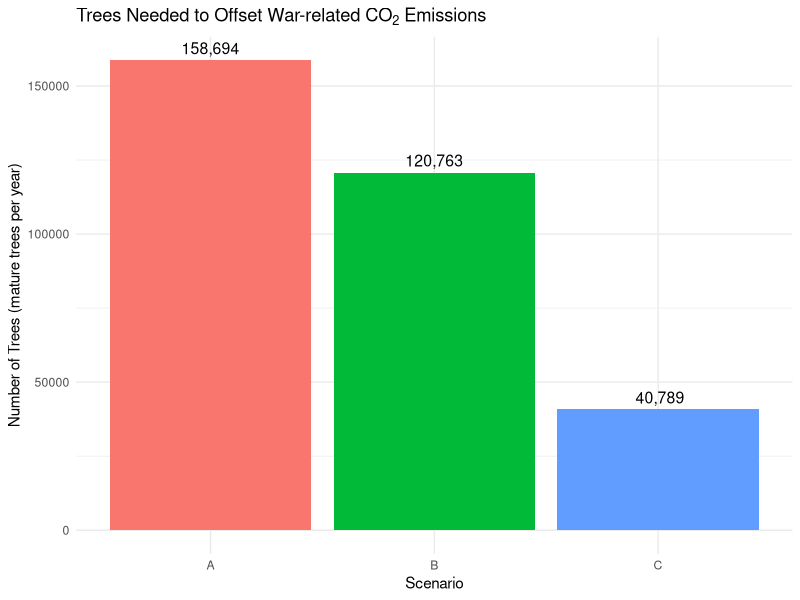

Here is the R script that generated this plot:
library(ggplot2)

# Data
war_emissions <- data.frame(
  Scenario    = c("A", "B", "C"),
  total_kgCO2 = c(3332578.2, 2536033.3875, 856577.85)
)

# Tree absorption rate (kg CO2/year per mature tree)
kg_per_tree <- 21  # FAO / USDA

# Calculate required trees
war_emissions$trees_needed <- war_emissions$total_kgCO2 / kg_per_tree

# Prevent scientific notation
options(scipen = 999)

# Plot
ggplot(war_emissions, aes(x = Scenario, y = trees_needed, fill = Scenario)) +
  geom_bar(stat = "identity") +
  geom_text(aes(label = format(round(trees_needed, 0), big.mark = ",")), 
            vjust = -0.5, size = 4) +
  labs(
    title = expression("Trees Needed to Offset War-related CO"[2]*" Emissions"),
    x = "Scenario",
    y = "Number of Trees (mature trees per year)"
  ) +
  theme_minimal() +
  theme(legend.position = "none")